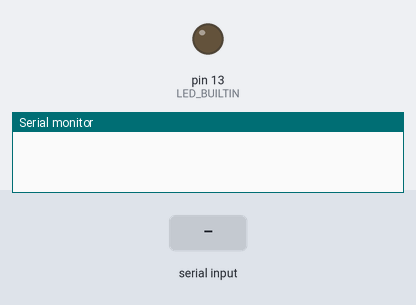
Bench run of a sketch on a simulated Arduino Uno, built with avr-gcc and run on an emulated ATmega328P. Parts: output pins drawn as LEDs (lit = HIGH), the last lines printed to the serial monitor. The test bench sets the inputs (shaded band).

Above: at 1.2 s.
1.3 s: "on\n" received over Serial
At 1.6 s:
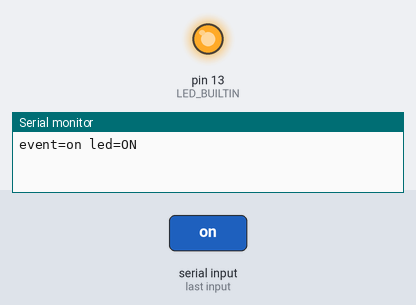
4.3 s: "off\n" received over Serial
At 5.1 s:
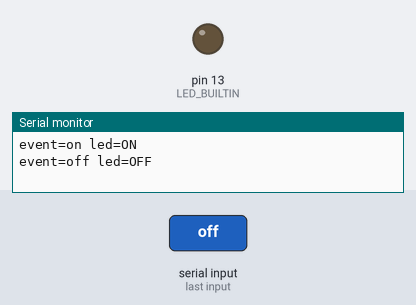
Timing chart, 0 to 7.3 s (numbered marks = the images above; inputs shaded):
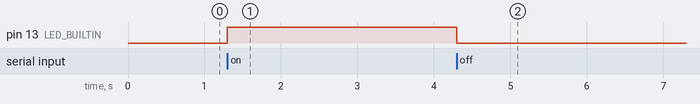

The sketch:

05_line_input.ino
```cpp
// Lesson 02, Exercise 05: bounded, newline-terminated commands.
#include <string.h>

const unsigned int lineCapacity = 16; // 15 content bytes + null terminator.
char lineBuffer[lineCapacity];
unsigned int lineLength = 0;
bool discardingLine = false;
bool previousWasCR = false;
bool ledIsOn = false;

void setLed(bool on) {
  digitalWrite(LED_BUILTIN, on ? HIGH : LOW);
  ledIsOn = on;
}

void handleLine(const char* line) {
  if (strcmp(line, "help") == 0) {
    Serial.println("event=help commands=help,on,off,blink");
  } else if (strcmp(line, "on") == 0) {
    setLed(true);
    Serial.println("event=on led=ON");
  } else if (strcmp(line, "off") == 0) {
    setLed(false);
    Serial.println("event=off led=OFF");
  } else if (strcmp(line, "blink") == 0) {
    setLed(true);
    Serial.println("event=blink_started");
    delay(200);
    setLed(false);
    delay(800);
    Serial.println("event=blink_finished led=OFF");
  } else {
    Serial.println("event=error reason=unknown_command");
  }
}

void finishLine() {
  if (discardingLine) {
    Serial.println("event=error reason=line_rejected");
  } else if (lineLength > 0) {
    lineBuffer[lineLength] = '\0';
    handleLine(lineBuffer);
  }
  lineLength = 0;
  discardingLine = false;
}

void consumeByte(int incoming) {
  if (incoming < 0 || incoming > 255) {
    return;
  }
  if (incoming == '\n' && previousWasCR) {
    previousWasCR = false; // CR+LF is one line boundary.
    return;
  }
  previousWasCR = (incoming == '\r');
  if (incoming == '\r' || incoming == '\n') {
    finishLine();
    return;
  }
  if (discardingLine) {
    return; // Never execute the tail of a rejected line.
  }
  if (incoming < 32 || incoming > 126 || lineLength >= lineCapacity - 1) {
    discardingLine = true;
    return;
  }
  lineBuffer[lineLength] = static_cast<char>(incoming);
  lineLength++;
}

void setup() {
  pinMode(LED_BUILTIN, OUTPUT);
  setLed(false);
  Serial.begin(115200);
}

void loop() {
  if (Serial.available() > 0) {
    consumeByte(Serial.read());
  }
}
```

Measured:
- after the input at 1.3 s, pin 13 (LED_BUILTIN): LOW → HIGH at once
- after the input at 4.3 s, pin 13 (LED_BUILTIN): HIGH → LOW at once
